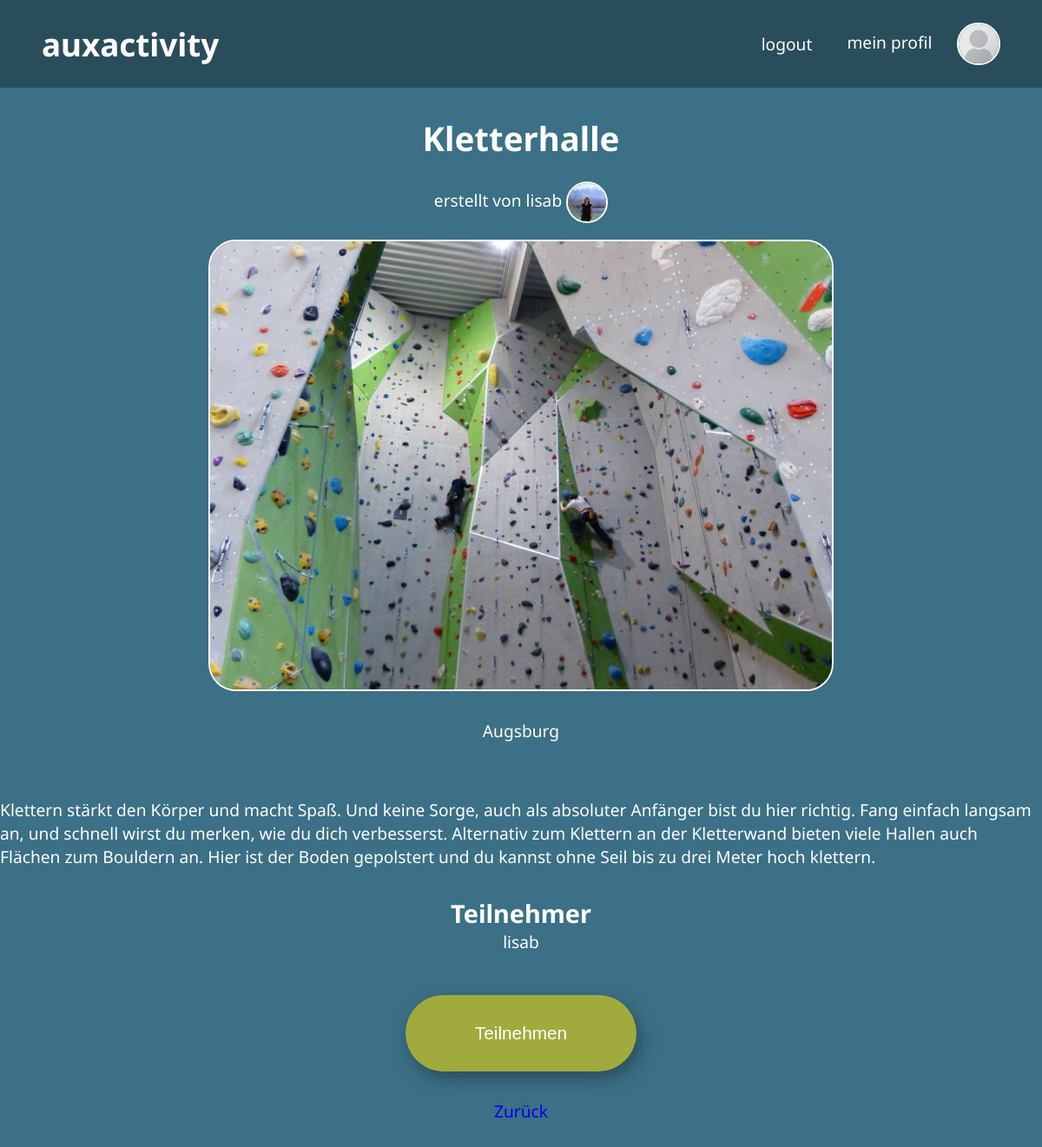
Screenshot of /act/activity/4 (signed in) with the database file from the repository.
### accounts/models.py (models this page shows)
class UserProfile(models.Model):
    user = models.OneToOneField(User, on_delete=models.CASCADE)
    avatar = models.ImageField('Avatar', upload_to="avatars", default="avatars/avatar_default_placeholder.png")

### activities/models.py (models this page shows, shortened)
class Activity(models.Model):
    name = models.CharField(max_length=200)
    description = models.TextField(null=True)
    categories = models.ManyToManyField(Category)
    creator = models.ForeignKey(User, on_delete=models.CASCADE, null=True)
    participants = models.ManyToManyField(User, related_name='re_participants', null=True)
    image = models.ImageField('Activities', upload_to="activities", default="activities/activity_default_placeholder.png")
    location = models.CharField(max_length=300, default="Augsburg")

### activities/views.py (the view, shortened to what this page needs)
# urls.py: path('activity/<activity_id>', activity_detail_view, name='activity')
@login_required()
def activity_detail_view(request, activity_id):
    activity = models.Activity.objects.all().get(id=activity_id)
    current_user = request.user
    user_profile = UserProfile.objects.get(user_id=current_user.id)
    creatorofActivity = activity.creator
    creator_profile = UserProfile.objects.get(user_id=creatorofActivity.id)
    return render(request, 'activity_detail.html',
                  dict(activity=activity,
                       user_profile=user_profile,
                       creator_profile=creator_profile)
                  )

### activities/templates/activity_detail.html (shortened to what this page needs)
<!DOCTYPE html>
<html lang="de">
<head>
    {% load static %}
    <link rel="stylesheet" href="{% static 'activity_detail.css' %}">
</head>
<body>
    <body>
        <header class="header">
            <nav class="navbar">
                <a href="{% url 'startpage' %}" class="nav-logo">auxactivity</a>
                <ul class="nav-menu">
                    <li class="nav-item">
                        <a href="{% url 'logout_url' %}" class="nav-link">logout</a>
                    </li>
                    <li class="nav-item">
                        <a href="{% url 'profile_url' %}" class="nav-link">mein profil</a>
                        <img src="{{ user_profile.avatar.url }}">
                    </li>
                </ul>
            </nav>
        </header>
        <main class="contend-centered">
            <h1>{{ activity.name }}</h1>
            <div>
                <p class="inline-block">erstellt von {{ activity.creator }}</p>
                <img id="profile" src="{{ creator_profile.avatar.url }}">
            </div>
            <img src="{{ activity.image.url }}">
            <p>{{ activity.location }}</p>
            <p>{{ activity.description }}</p>
            <h2>Teilnehmer</h2>
            <ul>
                {% for participant in activity.participants.all %}
                    <li>{{ participant.username }}</li>
                {% endfor %}
            </ul>
            <form action="" method="POST">
            <button class="join-btn" type="submit" name="activity_to_participate" value="{{ activity.id }}">Teilnehmen</button>
            </form>
            <p><a href="{% url 'activity_overview' %}">Zurück</a></p>
        </main>
    </body>
</html>

### activities/static/activity_detail.css (style rules this page uses)
* { margin: 0; padding: 0; box-sizing: border-box; }
html { font-size: 100%; font-family: 'Noto Sans', Helvetica, Arial, sans-serif; }
li { list-style: none; }
a { text-decoration: none; }
.header { background-color: #2A4D5C; }
.navbar { display: flex; justify-content: space-between; align-items: center; padding: 1.6rem 3.0rem; z-index: 1; }
.nav-menu { display: flex; justify-content: space-between; align-items: center; }
.nav-item { margin-left: 2.5rem; font-weight: 400; }
.nav-item img { width: 3.1rem; border-radius: 50%; border: solid 2px #fff; object-fit: cover; margin-left: 1.5rem; vertical-align: middle; }
.nav-link { font-size: 1.2rem; font-weight: 400; color: #fff; }
.nav-logo { font-size: 2.3rem; font-weight: 700; color: #fff; }
body { background-color: #3b7086; font-family: 'Noto Sans', Helvetica, Arial, sans-serif; font-size: 1.2rem; position: relative; color: #fff; }
.contend-centered { display: flex; flex-direction: column; align-items: center; }
.contend-centered h1 { margin-top: 2rem; }
.contend-centered p { margin: 2rem 0rem; }
.contend-centered img { width: 60%; height: 65vh; object-fit: cover; border: 2px solid #fff; border-radius: 2rem; }
.inline-block { display: inline-block; }
#profile { vertical-align: middle; width: 3rem; height: auto; }
.join-btn { left: 8rem; background-color: #A1AA3D; border: none; border-radius: 10rem; color: #fff; padding: 2.0rem 5rem; margin-top: 3rem; font-size: 1.3rem; box-shadow: 0.3rem 0.5rem 1.2rem #2A4D5C ; }

### rows the page displays
UserProfile: avatar (placeholder picture)
Activity: name "Kletterhalle", creator "lisab", image (picture), location "Augsburg", description "Klettern stärkt den Körper und macht Spaß. Und keine Sorge, auch als absoluter Anfänger bist du hier richtig. Fang einfach langsam an, und schnell wirst du merken, wie du dich verbesserst. Alternativ zum Klettern an der Kletterwand bieten viele Hallen auch Flächen zum Bouldern an. Hier ist der Boden gepolstert und du kannst ohne Seil bis zu drei Meter hoch klettern."
UserProfile: avatar (picture)

### other values shown
{{ participant.username }} "lisab"
